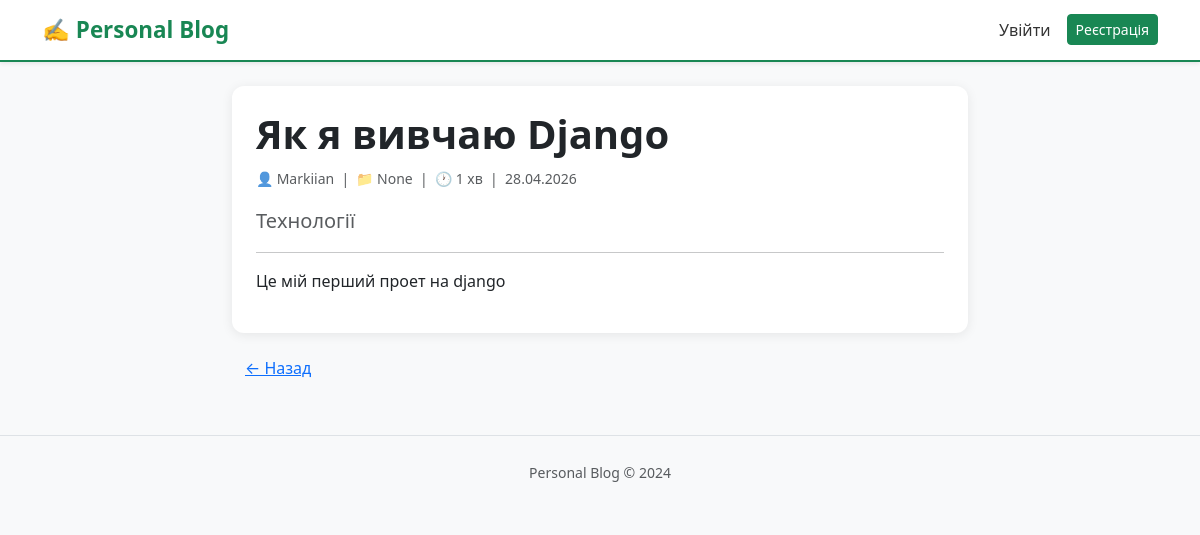
Page /2/ on the committed database.
### blog/models.py (models this page shows, shortened)
class Post(models.Model):
    STATUS_CHOICES = [
        ('draft', 'Чернетка'),
        ('published', 'Опобліковано'),
    ]
    title = models.CharField(max_length=200)
    slug = models.SlugField(max_length=200, unique=True)
    excerpt = models.TextField(blank=True)
    content = models.TextField()
    image = models.ImageField(upload_to="posts/", blank=True, null=True)
    reading_time = models.IntegerField(default=1)
    status = models.CharField(max_length=20, choices=STATUS_CHOICES, default="draft")
    created_at = models.DateTimeField(auto_now_add=True)
    updated_at = models.DateTimeField(auto_now=True)
    author = models.ForeignKey(User, on_delete=models.CASCADE, related_name="posts")
    category = models.ForeignKey(Category, on_delete=models.SET_NULL, null=True, blank=True, related_name="posts")
    class Meta:
        ordering = ["-created_at"]

### blog/views.py (the view)
# urls.py: path("<int:pk>/", views.post_detail, name="post_detail"),
def post_detail(request, pk):
    post = get_object_or_404(Post, pk=pk)
    return render(request, "blog/detail.html", {"post": post})

### templates/blog/detail.html (shortened to what this page needs)
{% extends 'base.html' %}
{% block content %}
    <div class="row justify-content-center">
        <div class="col-md-8">
            <div class="card">
                <div class="card-body p-4">
                    <h1 class="fw-bold">{{ post.title }}</h1>
                    <div class="text-muted mb-3">
                        <small>
                            👤 {{ post.author }} &nbsp;|&nbsp;
                            📁 {{ post.category }} &nbsp;|&nbsp;
                            🕐 {{ post.reading_time }} хв &nbsp;|&nbsp;
                            {{ post.created_at|date:"d.m.Y" }}
                        </small>
                    </div>
                    <p class="lead text-muted">{{ post.excerpt }}</p>
                    <hr>
                    <p>{{ post.content }}</p>
                </div>
            </div>
            <a href="{% url 'home' %}" class="btn btn-link mt-3">← Назад</a>
        </div>
    </div>
{% endblock %}

### templates/base.html (style rules this page uses)
:root { --accent: #198754; }
body { background: #f8f9fa; }
.card { border: none; border-radius: 12px; box-shadow: 0 2px 12px rgba(0,0,0,0.08); transition: transform 0.2s; }

### rows in the picture
Post: title "Як я вивчаю Django", author "Markiian", category "None", reading_time "1", created_at "28.04.2026", excerpt "Технології", content "Це мій перший проет на django"
